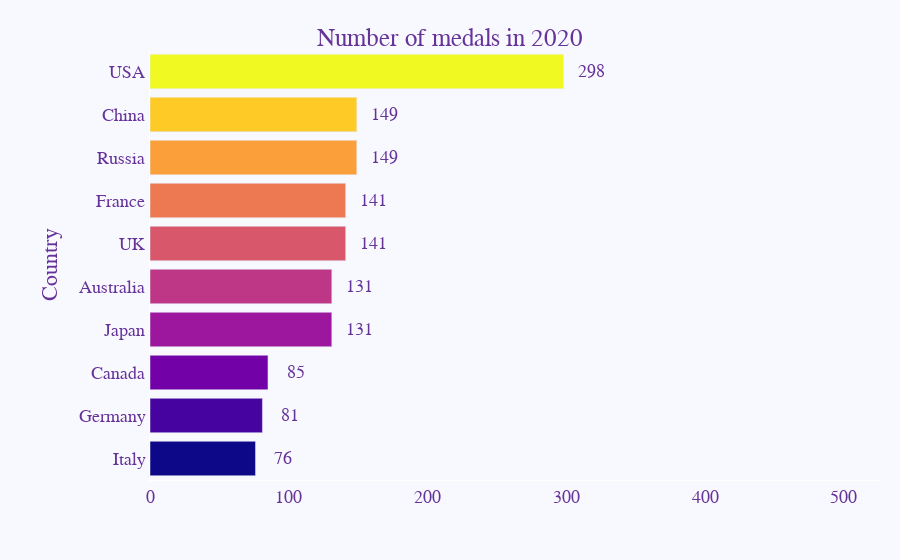

The notebook cell this image was saved under:
### Code cell
xaxis_max = country_medals_all['number_of_medals'].max()+30
    year = 2020
    bar_title = f'Medals per country in {year}'

    df=country_medals_all[country_medals_all['year']==year].head(10)[['country', 'number_of_medals']]
    df.sort_values(by='number_of_medals', ascending=False, inplace=True)
    
    # if there is no data for current year, skip plotting and process next year data
    #if df.size==0:
    #    continue

    fig = px.bar(df, x='number_of_medals', y='country', orientation='h', 
             #title = f'Number of medals in {year}', 
             labels = {'country':'Country', 'number_of_medals': 'Number of '},
             color = 'country',
             color_discrete_sequence = px.colors.sequential.Plasma_r); #Antique);

    # for annotations 
    x_data = df['number_of_medals'].to_list()
    y_data = df['country'].to_list()
    annotations = []

    for yd, xd in zip(y_data, x_data):
        # labeling each bar
        annotations.append(dict(xref='x', yref='y',
                            x=xd + 20, y=yd,
                            text=str(xd),
                            font=dict(family='Times New Roman',   # 'Arial', 
                                      size=18, # color='rgb(248, 248, 255)'
                                      color='RebeccaPurple'  #'cornflowerblue'
                                     ),
                            showarrow=False))

    fig.update_layout(
        xaxis=dict(
            showgrid=False,
            showline=True,
            showticklabels=True,
            zeroline=False,
            #domain=[0.15, 1]
        ),
        yaxis=dict(
            showgrid=False,
            showline=True,
            showticklabels=True,
            zeroline=False,
        ),
        xaxis_range=[0,xaxis_max], # making x_axis of fixed range
        #barmode='stack',
        paper_bgcolor='rgb(248, 248, 255)',
        plot_bgcolor='rgb(248, 248, 255)',
        margin=dict(l=150, r=20, t=50, b=80),
        showlegend=False,
        
        title={
            'text': f'Number of medals in {year}',
            'y':0.95,
            'x':0.50,
            'xanchor': 'center',
            'yanchor': 'top'},
        
        font=dict(
            family='Times New Roman',   #"Courier New, monospace",
            size=18,
            color="RebeccaPurple"),
    
        annotations=annotations
    )

    #fig.write_image(f'../images_work/medals_all/country_medals_all_barplot_{year}.png')
    pio.write_image(fig, f'../images/country_medals_all_barplot_{year}.png',scale=6, width=512, height=384)
    fig.show()

### Figure 1 — Plotly figure (JSON) as saved in the notebook; plotly's stock layout.template omitted (floating-point values rounded to 4 significant figures)
{"data": [{"alignmentgroup": "True", "hovertemplate": "Country=%{y}<br>=%{x}<extra></extra>", "legendgroup": "USA", "marker": {"color": "#f0f921", "pattern": {"shape": ""}}, "name": "USA", "offsetgroup": "USA", "orientation": "h", "showlegend": true, "textposition": "auto", "type": "bar", "x": [298], "xaxis": "x", "y": ["USA"], "yaxis": "y"}, {"alignmentgroup": "True", "hovertemplate": "Country=%{y}<br>=%{x}<extra></extra>", "legendgroup": "China", "marker": {"color": "#fdca26", "pattern": {"shape": ""}}, "name": "China", "offsetgroup": "China", "orientation": "h", "showlegend": true, "textposition": "auto", "type": "bar", "x": [149], "xaxis": "x", "y": ["China"], "yaxis": "y"}, {"alignmentgroup": "True", "hovertemplate": "Country=%{y}<br>=%{x}<extra></extra>", "legendgroup": "Russia", "marker": {"color": "#fb9f3a", "pattern": {"shape": ""}}, "name": "Russia", "offsetgroup": "Russia", "orientation": "h", "showlegend": true, "textposition": "auto", "type": "bar", "x": [149], "xaxis": "x", "y": ["Russia"], "yaxis": "y"}, {"alignmentgroup": "True", "hovertemplate": "Country=%{y}<br>=%{x}<extra></extra>", "legendgroup": "France", "marker": {"color": "#ed7953", "pattern": {"shape": ""}}, "name": "France", "offsetgroup": "France", "orientation": "h", "showlegend": true, "textposition": "auto", "type": "bar", "x": [141], "xaxis": "x", "y": ["France"], "yaxis": "y"}, {"alignmentgroup": "True", "hovertemplate": "Country=%{y}<br>=%{x}<extra></extra>", "legendgroup": "UK", "marker": {"color": "#d8576b", "pattern": {"shape": ""}}, "name": "UK", "offsetgroup": "UK", "orientation": "h", "showlegend": true, "textposition": "auto", "type": "bar", "x": [141], "xaxis": "x", "y": ["UK"], "yaxis": "y"}, {"alignmentgroup": "True", "hovertemplate": "Country=%{y}<br>=%{x}<extra></extra>", "legendgroup": "Australia", "marker": {"color": "#bd3786", "pattern": {"shape": ""}}, "name": "Australia", "offsetgroup": "Australia", "orientation": "h", "showlegend": true, "textposition": "auto", "type": "bar", "x": [131], "xaxis": "x", "y": ["Australia"], "yaxis": "y"}, {"alignmentgroup": "True", "hovertemplate": "Country=%{y}<br>=%{x}<extra></extra>", "legendgroup": "Japan", "marker": {"color": "#9c179e", "pattern": {"shape": ""}}, "name": "Japan", "offsetgroup": "Japan", "orientation": "h", "showlegend": true, "textposition": "auto", "type": "bar", "x": [131], "xaxis": "x", "y": ["Japan"], "yaxis": "y"}, {"alignmentgroup": "True", "hovertemplate": "Country=%{y}<br>=%{x}<extra></extra>", "legendgroup": "Canada", "marker": {"color": "#7201a8", "pattern": {"shape": ""}}, "name": "Canada", "offsetgroup": "Canada", "orientation": "h", "showlegend": true, "textposition": "auto", "type": "bar", "x": [85], "xaxis": "x", "y": ["Canada"], "yaxis": "y"}, {"alignmentgroup": "True", "hovertemplate": "Country=%{y}<br>=%{x}<extra></extra>", "legendgroup": "Germany", "marker": {"color": "#46039f", "pattern": {"shape": ""}}, "name": "Germany", "offsetgroup": "Germany", "orientation": "h", "showlegend": true, "textposition": "auto", "type": "bar", "x": [81], "xaxis": "x", "y": ["Germany"], "yaxis": "y"}, {"alignmentgroup": "True", "hovertemplate": "Country=%{y}<br>=%{x}<extra></extra>", "legendgroup": "Italy", "marker": {"color": "#0d0887", "pattern": {"shape": ""}}, "name": "Italy", "offsetgroup": "Italy", "orientation": "h", "showlegend": true, "textposition": "auto", "type": "bar", "x": [76], "xaxis": "x", "y": ["Italy"], "yaxis": "y"}], "layout": {"annotations": [{"font": {"color": "RebeccaPurple", "family": "Times New Roman", "size": 18}, "showarrow": false, "text": "298", "x": 318, "xref": "x", "y": "USA", "yref": "y"}, {"font": {"color": "RebeccaPurple", "family": "Times New Roman", "size": 18}, "showarrow": false, "text": "149", "x": 169, "xref": "x", "y": "China", "yref": "y"}, {"font": {"color": "RebeccaPurple", "family": "Times New Roman", "size": 18}, "showarrow": false, "text": "149", "x": 169, "xref": "x", "y": "Russia", "yref": "y"}, {"font": {"color": "RebeccaPurple", "family": "Times New Roman", "size": 18}, "showarrow": false, "text": "141", "x": 161, "xref": "x", "y": "France", "yref": "y"}, {"font": {"color": "RebeccaPurple", "family": "Times New Roman", "size": 18}, "showarrow": false, "text": "141", "x": 161, "xref": "x", "y": "UK", "yref": "y"}, {"font": {"color": "RebeccaPurple", "family": "Times New Roman", "size": 18}, "showarrow": false, "text": "131", "x": 151, "xref": "x", "y": "Australia", "yref": "y"}, {"font": {"color": "RebeccaPurple", "family": "Times New Roman", "size": 18}, "showarrow": false, "text": "131", "x": 151, "xref": "x", "y": "Japan", "yref": "y"}, {"font": {"color": "RebeccaPurple", "family": "Times New Roman", "size": 18}, "showarrow": false, "text": "85", "x": 105, "xref": "x", "y": "Canada", "yref": "y"}, {"font": {"color": "RebeccaPurple", "family": "Times New Roman", "size": 18}, "showarrow": false, "text": "81", "x": 101, "xref": "x", "y": "Germany", "yref": "y"}, {"font": {"color": "RebeccaPurple", "family": "Times New Roman", "size": 18}, "showarrow": false, "text": "76", "x": 96, "xref": "x", "y": "Italy", "yref": "y"}], "barmode": "relative", "font": {"color": "RebeccaPurple", "family": "Times New Roman", "size": 18}, "legend": {"title": {"text": "Country"}, "tracegroupgap": 0}, "margin": {"b": 80, "l": 150, "r": 20, "t": 50}, "paper_bgcolor": "rgb(248, 248, 255)", "plot_bgcolor": "rgb(248, 248, 255)", "showlegend": false, "title": {"text": "Number of medals in 2020", "x": 0.5, "xanchor": "center", "y": 0.95, "yanchor": "top"}, "xaxis": {"anchor": "y", "domain": [0, 1], "range": [0, 526], "showgrid": false, "showline": true, "showticklabels": true, "title": {"text": ""}, "zeroline": false}, "yaxis": {"anchor": "x", "categoryarray": ["Italy", "Germany", "Canada", "Japan", "Australia", "UK", "France", "Russia", "China", "USA"], "categoryorder": "array", "domain": [0, 1], "showgrid": false, "showline": true, "showticklabels": true, "title": {"text": "Country"}, "zeroline": false}}}
